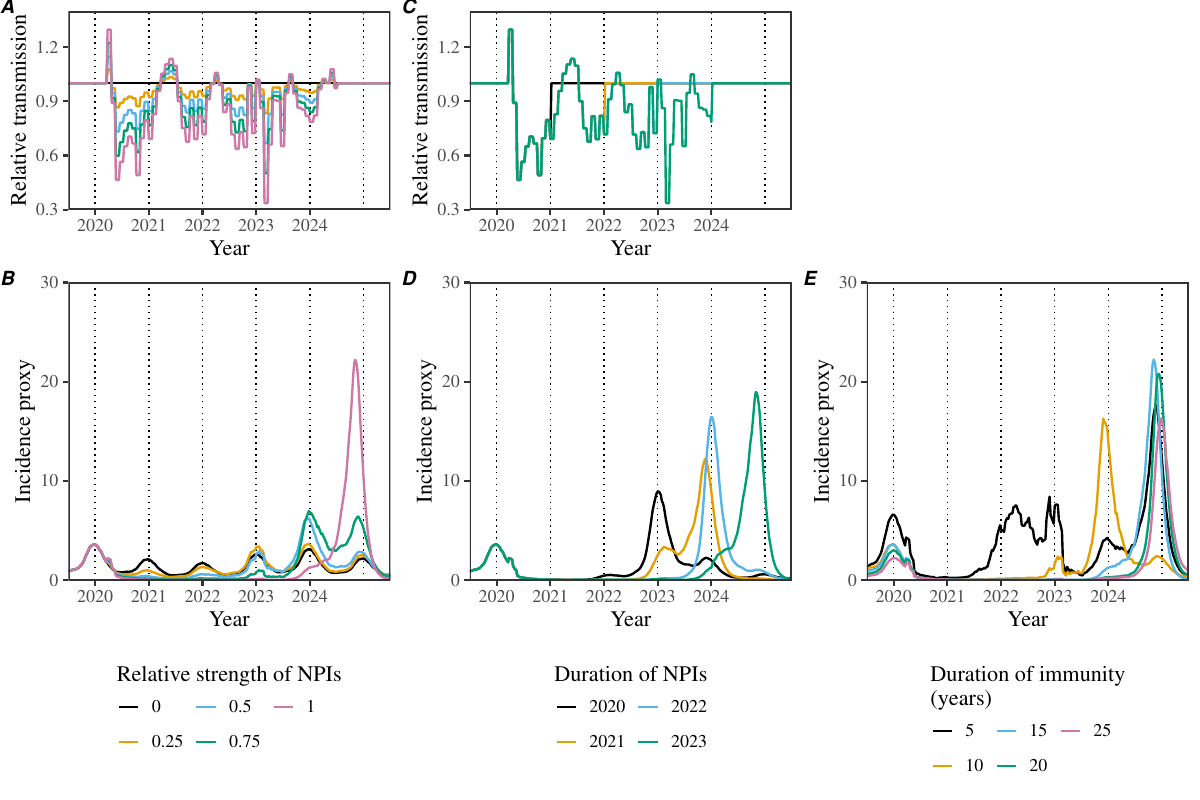

Write the R code that produced this figure.
library(tidyr)
library(dplyr)
library(lubridate)
library(ggplot2); theme_set(theme_bw(base_family="Times", base_size=16))
library(rstan)
library(egg)
source("../R/simulate_sirs.R")
source("../script/script_incidence.R")
load("../stanfit_sirs/stanfit_sirs_us_incidence_npi.rda")

ss <- summary(stanfit_sirs_us_incidence_npi)

npieff <- ss$summary[grepl("npieff\\[", rownames(ss$summary)),6]

N <- nrow(data_incidence)
Npred <- length(npieff)-N
week <- c(52, rep(1:52, 300)[1:(N+Npred-1)]) 

scalevec <- seq(0, 1, length.out=5)

scalelist <- vector('list', length(scalevec))

for (i in 1:length(scalevec)) {
	scale <- scalevec[i]
	
	npieff_scale <- 1 + (npieff-1) * scale
	
	npi1 <- data.frame(
		year=c(2014, rep(2015:2300, each=52)[1:(N+Npred-1)]),
		week=week,
		npieff=npieff_scale
	)
	
	out <- simulate_sirs(beta=ss$summary[grepl("beta\\[", rownames(ss$summary)),6],
											week=week,
											mu=1/52/80,
											delta=ss$summary[grepl("delta", rownames(ss$summary)),6],
											gamma=1/3,
											rho=ss$summary[grepl("rho", rownames(ss$summary)),6],
											npieff=npi1$npieff,
											pop=1e6,
											S0=ss$summary[grepl("S0", rownames(ss$summary)),6],
											I0=ss$summary[grepl("I0", rownames(ss$summary)),6],
											tmax=nrow(npi1)) %>%
		mutate(
			year=c(2014, rep(2015:2300, each=52)[1:(N+Npred-1)]),
			week=week,
			scale=scale,
			npieff=npieff_scale
		)
	
	scalelist[[i]] <- out
}

scaledata <- scalelist %>%
	bind_rows

durvec <- c(2020, 2021, 2022, 2023)

durlist <- vector('list', length(durvec))

for (i in 1:length(durvec)) {
	dur <- durvec[i]
	
	npi1 <- data.frame(
		year=c(2014, rep(2015:2300, each=52)[1:(N+Npred-1)]),
		week=week,
		npieff=npieff
	)
	
	npi1$npieff[npi1$year > dur] <- 1
	
	out <- simulate_sirs(beta=ss$summary[grepl("beta\\[", rownames(ss$summary)),6],
											week=week,
											mu=1/52/80,
											gamma=1/3,
											delta=ss$summary[grepl("delta", rownames(ss$summary)),6],
											rho=ss$summary[grepl("rho", rownames(ss$summary)),6],
											npieff=npi1$npieff,
											pop=1e6,
											S0=ss$summary[grepl("S0", rownames(ss$summary)),6],
											I0=ss$summary[grepl("I0", rownames(ss$summary)),6],
											tmax=nrow(npi1)) %>%
		mutate(
			year=c(2014, rep(2015:2300, each=52)[1:(N+Npred-1)]),
			week=week,
			dur=dur,
			npieff=npi1$npieff
		)
	
	durlist[[i]] <- out
}

durdata <- durlist %>%
	bind_rows

immunevec <- c(5, 10, 15, 20, 25)

immunelist <- vector('list', length(immunevec))

for (i in 1:length(immunevec)) {
	immune <- immunevec[i]
	
	npi1 <- data.frame(
		year=c(2014, rep(2015:2300, each=52)[1:(N+Npred-1)]),
		week=week,
		npieff=npieff
	)
	
	out <- simulate_sirs(beta=ss$summary[grepl("beta\\[", rownames(ss$summary)),6],
											 week=week,
											 mu=1/52/80,
											 gamma=1/3,
											 delta=1/immune/52,
											 rho=ss$summary[grepl("rho", rownames(ss$summary)),6],
											 npieff=npi1$npieff,
											 pop=1e6,
											 S0=ss$summary[grepl("S0", rownames(ss$summary)),6],
											 I0=ss$summary[grepl("I0", rownames(ss$summary)),6],
											 tmax=nrow(npi1)) %>%
		mutate(
			year=c(2014, rep(2015:2300, each=52)[1:(N+Npred-1)]),
			week=week,
			immune=immune,
			npieff=npi1$npieff
		)
	
	immunelist[[i]] <- out
}

immunedata <- immunelist %>%
	bind_rows

g1 <- ggplot(scaledata) +
	geom_vline(xintercept=2015:2025, lty=3) +
	geom_line(aes(year+week/52, npieff, col=as.factor(scale)), lwd=0.8) +
	scale_x_continuous("Year", expand=c(0, 0),
										 limits=c(2019.5, 2025.5),
										 breaks=2015:2024) +
	scale_y_continuous("Relative transmission", expand=c(0, 0), limits=c(0.3, 1.4)) +
	scale_color_manual("Relative strength of NPIs", values=c("#000000", "#E69F00", "#56B4E9", "#009E73", "#CC79A7")) +
	guides(color=guide_legend(nrow=2, title.position="top")) +
	theme(
		strip.background = element_blank(),
		panel.grid = element_blank(),
		panel.border = element_rect(linewidth=1),
		legend.position = "none"
	)

g2 <- ggplot(scaledata) +
	geom_vline(xintercept=2015:2025, lty=3) +
	geom_line(aes(year+week/52, C, col=as.factor(scale)), lwd=0.8) +
	scale_x_continuous("Year", expand=c(0, 0),
										 limits=c(2019.5, 2025.5),
										 breaks=2015:2024) +
	scale_y_continuous("Incidence proxy", expand=c(0, 0), limits=c(0, 30)) +
	scale_color_manual("Relative strength of NPIs", values=c("#000000", "#E69F00", "#56B4E9", "#009E73", "#CC79A7")) +
	guides(color=guide_legend(nrow=2, title.position="top")) +
	theme(
		strip.background = element_blank(),
		panel.grid = element_blank(),
		panel.border = element_rect(linewidth=1),
		legend.position = "bottom"
	)

g3 <- ggplot(durdata) +
	geom_vline(xintercept=2015:2025, lty=3) +
	geom_line(aes(year+week/52, npieff, col=as.factor(dur)), lwd=0.8) +
	scale_x_continuous("Year", expand=c(0, 0),
										 limits=c(2019.5, 2025.5),
										 breaks=2015:2024) +
	scale_y_continuous("Relative transmission", expand=c(0, 0), limits=c(0.3, 1.4)) +
	scale_color_manual("Duration of NPIs", values=c("#000000", "#E69F00", "#56B4E9", "#009E73", "#CC79A7")) +
	guides(color=guide_legend(nrow=2, title.position="top")) +
	theme(
		strip.background = element_blank(),
		panel.grid = element_blank(),
		panel.border = element_rect(linewidth=1),
		legend.position = "none"
	)

g4 <- ggplot(durdata) +
	geom_vline(xintercept=2015:2025, lty=3) +
	geom_line(aes(year+week/52, C, col=as.factor(dur)), lwd=0.8) +
	scale_x_continuous("Year", expand=c(0, 0),
										 limits=c(2019.5, 2025.5),
										 breaks=2015:2024) +
	scale_y_continuous("Incidence proxy", expand=c(0, 0), limits=c(0, 30)) +
	scale_color_manual("Duration of NPIs", values=c("#000000", "#E69F00", "#56B4E9", "#009E73", "#CC79A7")) +
	guides(color=guide_legend(nrow=2, title.position="top")) +
	theme(
		strip.background = element_blank(),
		panel.grid = element_blank(),
		panel.border = element_rect(linewidth=1),
		legend.position = "bottom"
	)

g5 <- ggplot() +
	theme(
		panel.border = element_blank()
	)
 
g6 <- ggplot(immunedata) +
	geom_vline(xintercept=2015:2025, lty=3) +
	geom_line(aes(year+week/52, C, col=as.factor(immune)), lwd=0.8) +
	scale_x_continuous("Year", expand=c(0, 0),
										 limits=c(2019.5, 2025.5),
										 breaks=2015:2024) +
	scale_y_continuous("Incidence proxy", expand=c(0, 0), limits=c(0, 30)) +
	scale_color_manual("Duration of immunity\n(years)", values=c("#000000", "#E69F00", "#56B4E9", "#009E73", "#CC79A7")) +
	guides(color=guide_legend(nrow=2, title.position="top")) +
	theme(
		strip.background = element_blank(),
		panel.grid = element_blank(),
		panel.border = element_rect(linewidth=1),
		legend.position = "bottom",
	)

gcomb <- ggarrange(g1, g3, g5, g2, g4, g6, heights = c(1, 1.5),
									 labels=c("A", "C", "", "B", "D", "E"))

ggsave("figure3_new.pdf", gcomb, width=12, height=8)
